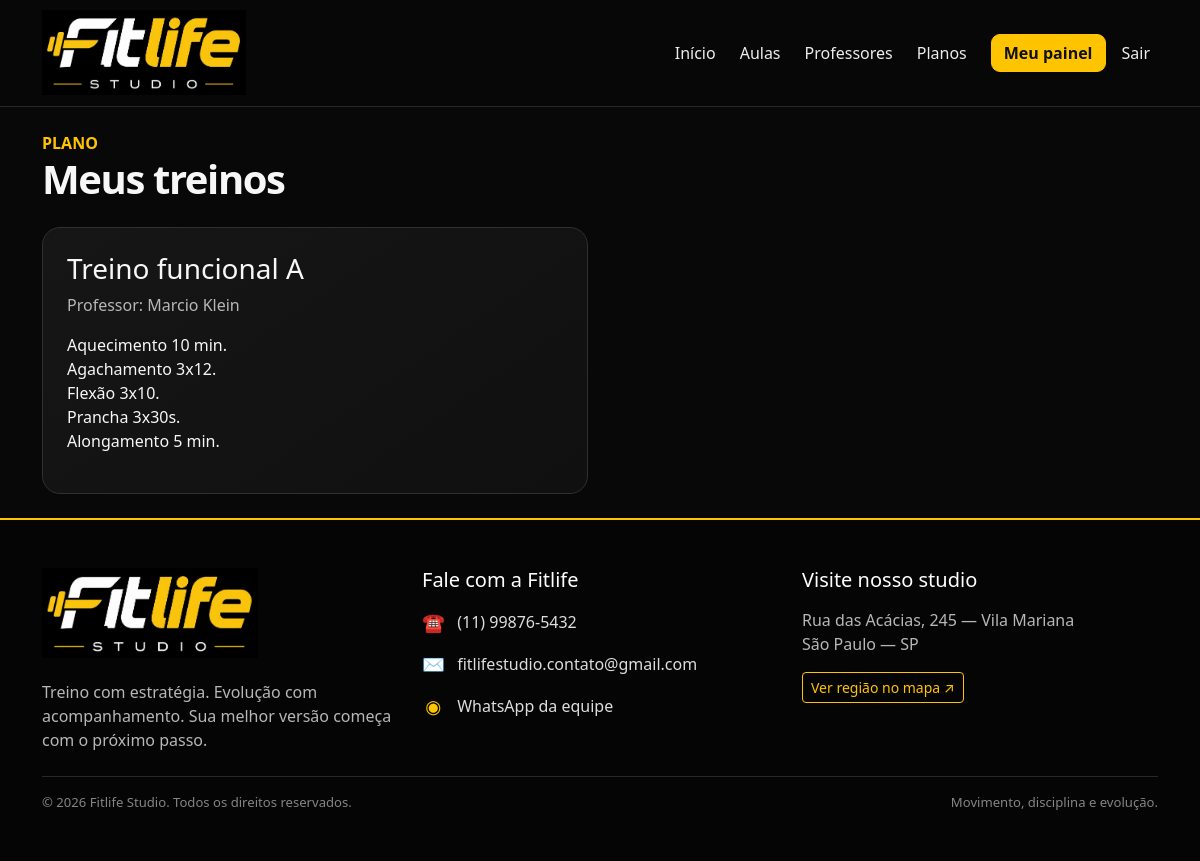
/aluno/treinos.php (signed in), run on the app's committed database.
### tables this page shows
CREATE TABLE treinos (
    id INT AUTO_INCREMENT PRIMARY KEY,
    aluno_id INT NOT NULL,
    professor_id INT,
    titulo VARCHAR(150) NOT NULL,
    descricao TEXT NOT NULL,
    criado_em TIMESTAMP DEFAULT CURRENT_TIMESTAMP,
    FOREIGN KEY (aluno_id) REFERENCES alunos(id) ON DELETE CASCADE,
    FOREIGN KEY (professor_id) REFERENCES professores(id) ON DELETE SET NULL
);

CREATE TABLE usuarios (
    id INT AUTO_INCREMENT PRIMARY KEY,
    nome VARCHAR(120) NOT NULL,
    email VARCHAR(160) NOT NULL UNIQUE,
    senha VARCHAR(255) NOT NULL,
    perfil ENUM('admin', 'professor', 'aluno') NOT NULL DEFAULT 'aluno',
    ativo TINYINT(1) NOT NULL DEFAULT 1,
    criado_em TIMESTAMP DEFAULT CURRENT_TIMESTAMP
);

### aluno/treinos.php (the view)
<?php
require __DIR__.'/../config/conexao.php'; require __DIR__.'/../includes/auth.php'; exigirPerfil('aluno');
$stmt=$pdo->prepare("SELECT al.id FROM alunos al WHERE al.usuario_id=?"); $stmt->execute([$_SESSION['usuario']['id']]); $id=$stmt->fetchColumn();
$stmt=$pdo->prepare("SELECT t.*,u.nome AS professor FROM treinos t LEFT JOIN professores p ON p.id=t.professor_id LEFT JOIN usuarios u ON u.id=p.usuario_id WHERE t.aluno_id=? ORDER BY t.criado_em DESC"); $stmt->execute([$id]); $treinos=$stmt->fetchAll();
$titulo='Meus treinos'; include __DIR__.'/../includes/header.php';
?>
<div class="mb-4"><span class="text-fit fw-bold">PLANO</span><h1 class="dashboard-title">Meus treinos</h1></div>
<div class="row g-4"><?php foreach($treinos as $t): ?><div class="col-md-6"><div class="fit-card p-4"><h3><?= htmlspecialchars($t['titulo']) ?></h3><div class="muted mb-3">Professor: <?= htmlspecialchars($t['professor'] ?? 'Equipe Fitlife') ?></div><p><?= nl2br(htmlspecialchars($t['descricao'])) ?></p></div></div><?php endforeach; if(!$treinos): ?><div class="col-12"><div class="fit-card p-4 muted">Ainda não há treinos cadastrados para você.</div></div><?php endif; ?></div>
<?php include __DIR__.'/../includes/footer.php'; ?>

### css/style.css (style rules this page uses)
:root { --fit-dark: #080808; --fit-card: #121212; --fit-yellow: #ffc400; --fit-yellow-light: #ffda42; --fit-muted: #b7b7b7; --fit-border: #303030; }
* { box-sizing: border-box; }
html { scroll-behavior: smooth; }
body { background:var(--fit-dark); color:#f7f7f7; min-height:100vh; }
.text-fit { color:var(--fit-yellow); }
.muted { color:var(--fit-muted); }
.fit-card { background:linear-gradient(145deg,#161616,#101010); border:1px solid var(--fit-border); border-radius:18px; transition:border-color .25s ease, transform .25s ease, box-shadow .25s ease; }
.dashboard-title { font-weight:850; letter-spacing:-.035em; }

### data on the page
treinos: titulo "Treino funcional A", usuarios.nome "Marcio Klein", descricao "Aquecimento 10 min. Agachamento 3x12. Flexão 3x10. Prancha 3x30s. Alongamento 5 min."
